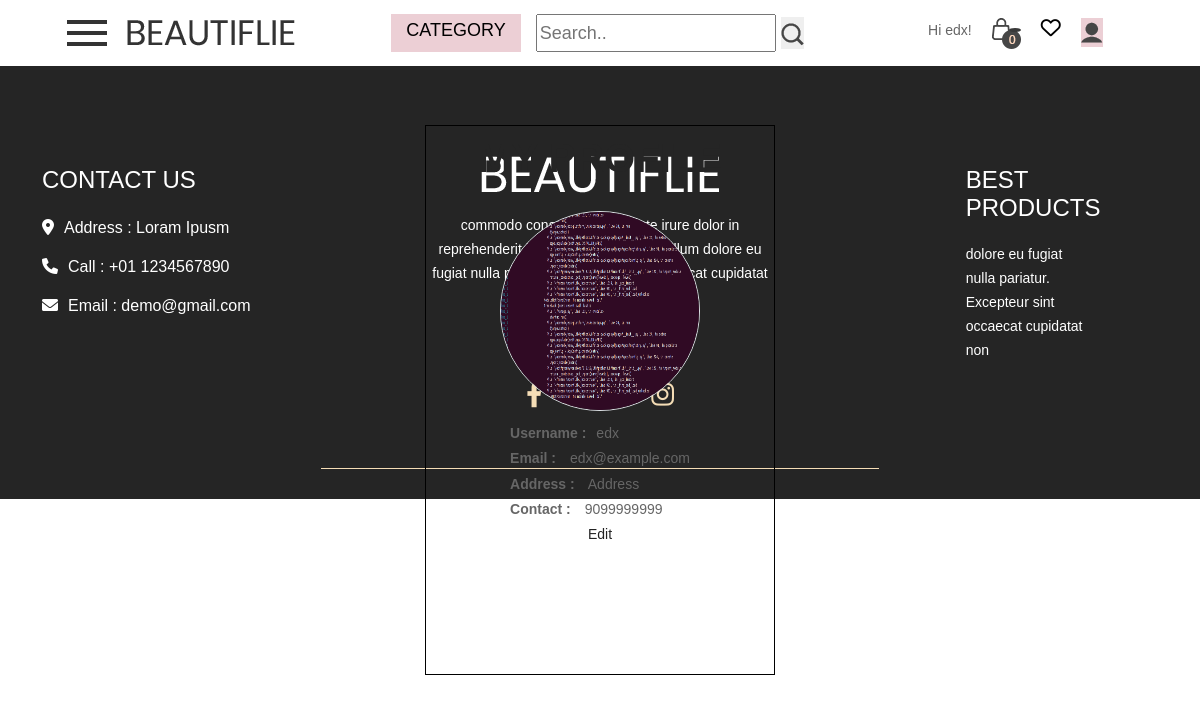
Screenshot of /acc/myprofile/edx (signed in) with the database file from the repository.
### account/models.py (models this page shows)
class UserData(models.Model):
    username=models.OneToOneField(User,on_delete=models.CASCADE)
    email=models.EmailField(max_length=200)
    address=models.CharField(max_length=300)
    contact=models.CharField(max_length=15)
    profile_image=models.ImageField(upload_to='profile',null=True,default = None)

### account/views.py (the view)
# urls.py: path('myprofile/<str:username>',views.myprofile,name='myprofile'),
@login_required
def myprofile(request,username):
    context={}
    print("====================")
    print(username)
    user = User.objects.get(username=username)
    try:
        UserData.objects.get(username =user)
        profile = UserData.objects.get(username =user)
        context['profile']=profile
    except ObjectDoesNotExist:
        try:
            profile2=Sellers.objects.get(user=user)
            context['profile2']=profile2
        except ObjectDoesNotExist:
            redirect('/acc/login/')
    context['is_edit']=False
    return render (request=request, template_name="account/myprofile.html",context=context)

### main/templatetags/custom_tags.py (called while the page is built)
@register.simple_tag
def categories():
    return CATEGORY_CHOICES

### templates/account/myprofile.html (shortened to what this page needs)
{%extends "main/base.html"%}
{% block main-content%}
<div class="profile-page">
   <h6 class="customer_taital">My Profile</h6>
   {%if profile and not is_edit%}
      <div class="profile-image">
         <img src="{{MEDIA_ROOT}}/{{profile.profile_image}}" class="rounded-circle border" >
      </div>
      <div class="profile-info">
         <label class="label-bold">Username :</label>{{profile.username}}
         <br>
         <label  class="label-bold">Email :</label>
         {{profile.email}}
         <br>
         <label  class="label-bold">Address :</label>
         {{profile.address}}
         <br>
         <label  class="label-bold">Contact :</label>
         {{profile.contact}}
         {% endif %}
         </div>
         <a href="{% url 'editProfile' request.user %}"> Edit </a>
      </div>
{% endblock%}

### templates/main/header.html (shortened to what this page needs)
{% load custom_tags %}
<div class="header_section">
    <div class="container-fluid">
        <div class="header-1">
          <span class="toggle_icon" onclick="openNav()"><img src="/static/images/toggle-icon.png"></span>
          <a class="logo" href="{% url 'index' %}"><img src="/static/images/logo.png"></a>
        </div>
        <div class="header-2">
            <div class="form-inline login_text">
              <ul class="nav-list">
                <li class="dropdown dropbtn">
                  <a >Category</a>
                </li>
                <li class="search-li">
                  <form class="example" id="search-form">
                    <input type="text" placeholder="Search.." name="searchText" id="searchText">
                    <button type="submit">
                      <img src="/static/images/search-icon.png" alt="Search">
                    </button>
                </form>
                </li>
              </ul>
            </div>
        </div>
        <div class="header-3">
          {% if request.user.is_authenticated %}
            <li>Hi {{ request.user }}!</li>
            <li>
              <a href="{% url 'cart' %}" class="cart-link">
                <img class="cart-image" src="/static/images/bag-icon.png">
                <span class="cart-count">{{cart_count}}</span>
              </a>
            </li>
            <li class="link-item" id='a'>
              <a href="{% url 'wishlist' %}" style="color:black;"><i class="fas fa-heart"></i></a>
            </li>
            <li>
              <div class="dropdown">
                <button class="dropbtn"><img src="/static/images/user-icon.png"></button>
              </div>
            </li>
          {% endif %}
        </div>
    </div>
  </div>

### main/static/css/mybase.css (style rules this page uses)
html { scroll-behavior: smooth; }
.link-item { color: black; }
.profile-page { width: 350px; height: 550px; margin: auto; position: absolute; top: 0; left: 0; bottom: 0; right: 0; border: 1px solid black; display: flex; flex-direction: column; align-items: center; }
.profile-info { display: flex-root; align-items: center; margin-top: 10px; }
.label-bold { font-weight: bold; margin-right: 10px; }
.profile-image img { max-width: 100%; max-height: 100%; border-radius: 50%; }
.rounded-circle { border: 1px solid #808080 !important; width: 200px; height: 200px; }
.profile-image { display: flex; justify-content: center; align-items: center; margin-top: 20px; }
.cart-count { position: absolute; top: 22px; right: 17px; background-color: rgb(57, 57, 57); color: white; padding: 2px 5px; border-radius: 60%; font-size: 14px; }
.login_text li { color: black !important; }
#a { float: left; list-style-type: none; }
.header-3 .fa-heart { height: 100%; width: 100%; font-size: 20px; }
.header-3 .fas { font-weight: normal; }

### main/static/css/style.css (style rules this page uses)
* { box-sizing: border-box !important; transition: ease all 0.5s; }
html { scroll-behavior: smooth; }
body { color: #666666; font-size: 14px; line-height: 1.80857; font-weight: normal; overflow-x: hidden; font-family: 'Open Sans', sans-serif; }
a { color: #1f1f1f; text-decoration: none !important; outline: none !important; -webkit-transition: all .3s ease-in-out; -moz-transition: all .3s ease-in-out; -ms-transition: all .3s ease-in-out; -o-transition: all .3s ease-in-out; transition: all .3s ease-in-out; }
h1, h2, h3, h4, h5, h6 { letter-spacing: 0; font-weight: normal; position: relative; padding: 10px 0 10px 0; font-weight: normal; line-height: normal; color: #111111; margin: 0 }
h6 { font-size: 13px }
*, *::after, *::before { -webkit-box-sizing: border-box; -moz-box-sizing: border-box; box-sizing: border-box; }
ul, li, ol { margin: 0px; padding: 0px; list-style: none; }
a { color: #222222; text-decoration: none; outline: none !important; }
a, .btn { text-decoration: none !important; outline: none !important; -webkit-transition: all .3s ease-in-out; -moz-transition: all .3s ease-in-out; -ms-transition: all .3s ease-in-out; -o-transition: all .3s ease-in-out; transition: all .3s ease-in-out; }
img { max-width: 100%; height: auto; }
button { border: 0; margin: 0; padding: 0; cursor: pointer; }
.header_section { width: 100%; float: left; background-color: white; height: auto; background-size: 100%; box-shadow: 0 5px 5px rgba(0, 0, 0, 0.2); }
.toggle_icon { padding: 10px 0px; }
.login_text { width: 100%; float: left; }
.login_text ul { margin: 0px; padding: 0px; }
.login_text li { font-size: 18px; color: #ffffff; text-transform: uppercase; float: left; padding-left: 15px; padding-right: 15px; }
.login_text a { color: #000000; }
.customer_taital { width: 100%; float: left; font-size: 40px; text-transform: uppercase; text-align: center; color: #252525; font-weight: bold; }

### main/static/css/netdna.css (style rules this page uses)
.fa-heart:before { content: "\f004"; }

### main/static/css/order.css (style rules this page uses)
body { padding: 0px 0px 0px 0px; font-family: Rs.font-default; font-weight: 100; }
label { color: $color-label; }

### main/static/css/custom.css (style rules this page uses)
.container-fluid { display: flex; margin: 10px 10px; justify-content: space-around; align-items: center; }
.container-fluid .logo { margin-left: 20px; }
.container-fluid .logo img { margin-top: 10px; }
.container-fluid .header-1 { width: 20%; display: flex; }
.container-fluid .header-2 { display: flex; align-items: center; }
.container-fluid .header-2 .nav-list { display: flex; }
.container-fluid .header-3 { width: 20%; display: flex; flex-direction: row; }
.container-fluid .header-3 li { margin: 0 10px 0 10px; }
.nav-list { list-style: none; display: flex; }
.search-li { margin-right: 10px; }
.cart-link { position: relative; display: inline-block; }
.cart-count { position: absolute; top: 10px; right: 0; background-color: redblack; color: white; border-radius: 50%; padding: 2px 6px; font-size: 12px; }

### rows the page displays
UserData: profile_image (picture), username "edx", email "edx@example.com", address "Address", contact "9099999999"

### other values shown
{{ request.user }} "edx"
